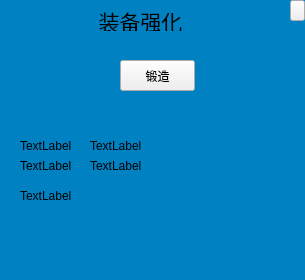
<?xml version="1.0" encoding="UTF-8"?>
<ui version="4.0">
 <class>city_make</class>
 <widget class="QWidget" name="city_make">
  <property name="geometry">
   <rect>
    <x>0</x>
    <y>0</y>
    <width>305</width>
    <height>280</height>
   </rect>
  </property>
  <property name="windowTitle">
   <string>Form</string>
  </property>
  <widget class="QPushButton" name="btn_equip">
   <property name="geometry">
    <rect>
     <x>30</x>
     <y>50</y>
     <width>50</width>
     <height>50</height>
    </rect>
   </property>
   <property name="styleSheet">
    <string notr="true">QPushButton{
    border:none;
    border-image: url(:/mirror/Resources/ui/19.png);
}</string>
   </property>
  </widget>
  <widget class="QPushButton" name="btn_material">
   <property name="geometry">
    <rect>
     <x>230</x>
     <y>50</y>
     <width>50</width>
     <height>50</height>
    </rect>
   </property>
   <property name="styleSheet">
    <string notr="true">QPushButton{
    border:none;
    border-image: url(:/mirror/Resources/ui/20.png);
}</string>
   </property>
  </widget>
  <widget class="QPushButton" name="btn_make">
   <property name="geometry">
    <rect>
     <x>120</x>
     <y>60</y>
     <width>75</width>
     <height>31</height>
    </rect>
   </property>
   <property name="text">
    <string>锻造</string>
   </property>
  </widget>
  <widget class="QLabel" name="lbl_info_material_name">
   <property name="geometry">
    <rect>
     <x>20</x>
     <y>140</y>
     <width>54</width>
     <height>12</height>
    </rect>
   </property>
   <property name="text">
    <string>TextLabel</string>
   </property>
  </widget>
  <widget class="QLabel" name="lbl_info_material_count">
   <property name="geometry">
    <rect>
     <x>20</x>
     <y>160</y>
     <width>54</width>
     <height>12</height>
    </rect>
   </property>
   <property name="text">
    <string>TextLabel</string>
   </property>
  </widget>
  <widget class="QLabel" name="lbl_msg">
   <property name="geometry">
    <rect>
     <x>20</x>
     <y>190</y>
     <width>54</width>
     <height>12</height>
    </rect>
   </property>
   <property name="text">
    <string>TextLabel</string>
   </property>
  </widget>
  <widget class="QLabel" name="lbl_name_material_name">
   <property name="geometry">
    <rect>
     <x>90</x>
     <y>140</y>
     <width>54</width>
     <height>12</height>
    </rect>
   </property>
   <property name="text">
    <string>TextLabel</string>
   </property>
  </widget>
  <widget class="QLabel" name="lbl_count_material_count">
   <property name="geometry">
    <rect>
     <x>90</x>
     <y>160</y>
     <width>54</width>
     <height>12</height>
    </rect>
   </property>
   <property name="text">
    <string>TextLabel</string>
   </property>
  </widget>
  <widget class="QPushButton" name="btn_close">
   <property name="geometry">
    <rect>
     <x>290</x>
     <y>0</y>
     <width>15</width>
     <height>21</height>
    </rect>
   </property>
   <property name="icon">
    <iconset resource="mirror.qrc">
     <normaloff>:/ui/Resources/ui/3.png</normaloff>:/ui/Resources/ui/3.png</iconset>
   </property>
   <property name="iconSize">
    <size>
     <width>22</width>
     <height>22</height>
    </size>
   </property>
  </widget>
  <widget class="QLabel" name="lbl_title">
   <property name="geometry">
    <rect>
     <x>70</x>
     <y>10</y>
     <width>141</width>
     <height>21</height>
    </rect>
   </property>
   <property name="font">
    <font>
     <family>幼圆</family>
     <pointsize>16</pointsize>
    </font>
   </property>
   <property name="text">
    <string>装备强化</string>
   </property>
   <property name="alignment">
    <set>Qt::AlignCenter</set>
   </property>
  </widget>
  <widget class="QLabel" name="lbl_background">
   <property name="geometry">
    <rect>
     <x>0</x>
     <y>0</y>
     <width>400</width>
     <height>400</height>
    </rect>
   </property>
   <property name="font">
    <font>
     <family>幼圆</family>
     <pointsize>16</pointsize>
    </font>
   </property>
   <property name="styleSheet">
    <string notr="true">background-color: rgb(0, 129, 194);</string>
   </property>
   <property name="alignment">
    <set>Qt::AlignCenter</set>
   </property>
  </widget>
  <zorder>lbl_background</zorder>
  <zorder>btn_equip</zorder>
  <zorder>btn_material</zorder>
  <zorder>btn_make</zorder>
  <zorder>lbl_info_material_name</zorder>
  <zorder>lbl_info_material_count</zorder>
  <zorder>lbl_msg</zorder>
  <zorder>lbl_name_material_name</zorder>
  <zorder>lbl_count_material_count</zorder>
  <zorder>btn_close</zorder>
  <zorder>lbl_title</zorder>
 </widget>
 <resources>
  <include location="mirror.qrc"/>
 </resources>
 <connections/>
</ui>
